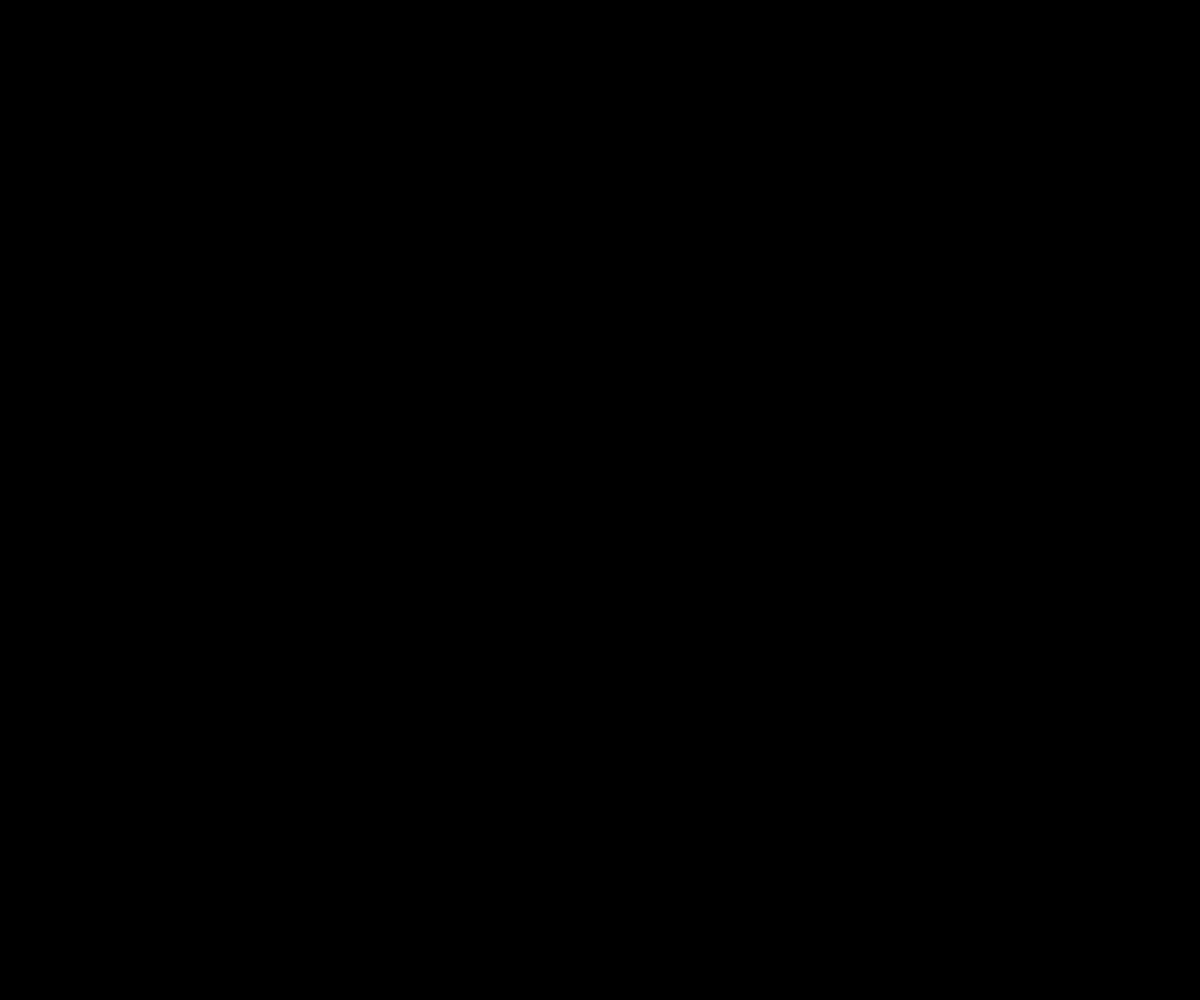
Frame 1 (no input)
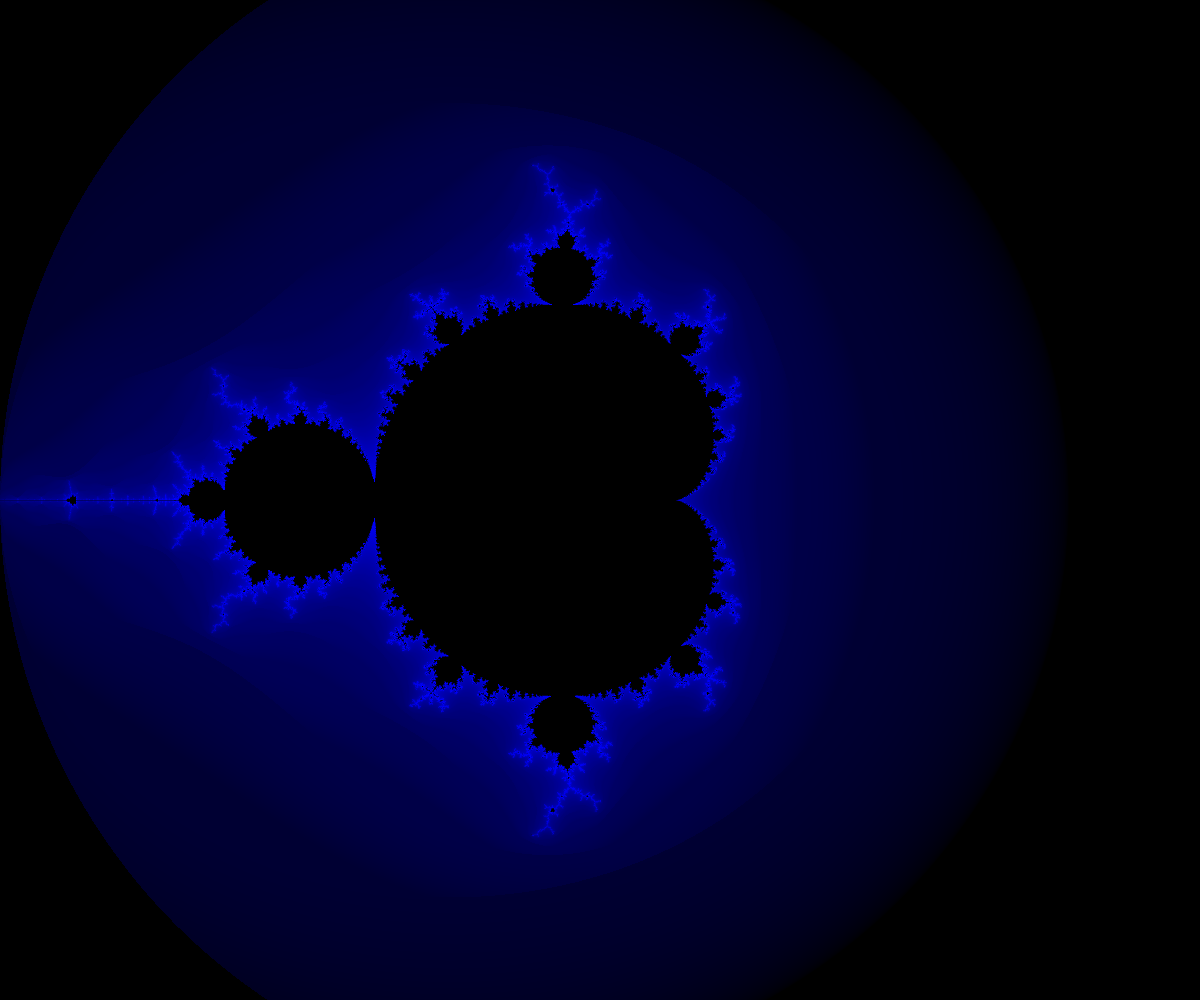
Frame 60 (no input)
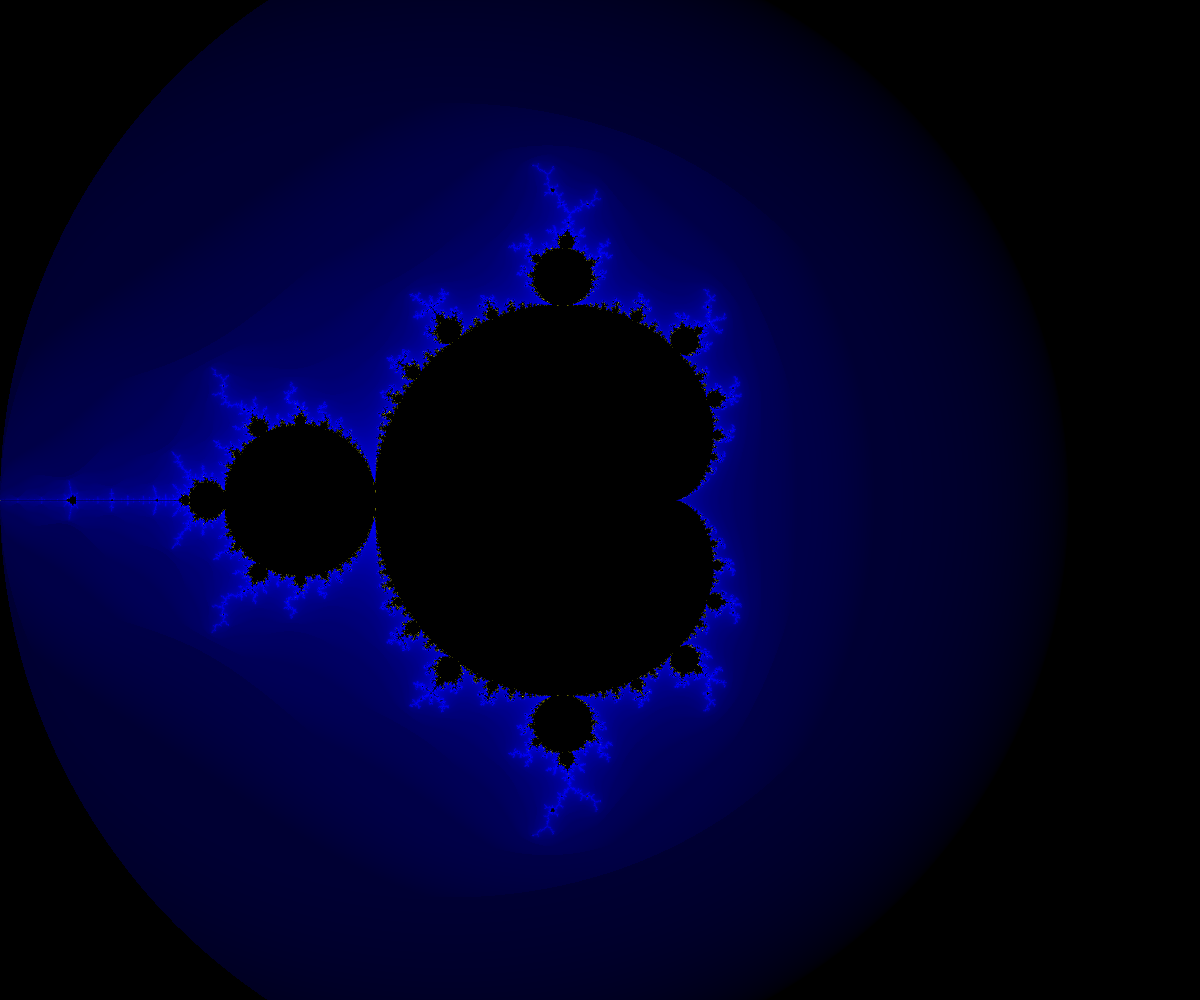
Frame 120 (the mouse pressed at the canvas centre since frame 60)

The p5.js sketch that drew these frames (run headless with seeded random() and noise() and a simulated clock; from frame 60 on, the mouse is pressed at the canvas centre):

// p5.js sketch
// ── sketch.js
//	MandljevKruh

var risalnaPovrsinaX = window.innerWidth;
var risalnaPovrsinaY = window.innerHeight;
//var risalnaPovrsinaX = 640;
//var risalnaPovrsinaY = 360;
var zacetniObseg = 2;

var scalingY = risalnaPovrsinaY / risalnaPovrsinaX;
var maxPonovitev = 500;
var ponovitev = 0;
var vrednosti;
var niCez;
var zoom = 1;
var dispX = 0;
var dispY = 0;
var sprememba = 0;
var ostPikslov;
var vsehPikslov;
var buffPodpiksli;
var pi = Math.pi;

function setup() {
	
	createCanvas(risalnaPovrsinaX, risalnaPovrsinaY);
	background(0, 0, 0);
	vsehPikslov = width * height;
	ostPikslov = vsehPikslov;
	ponovitev = 0;
	pixelDensity(1);
	
	buffPodpiksli = new ArrayBuffer(12 * vsehPikslov);
	
	vrednosti = new Array(width);
	podpiksli = new Uint8ClampedArray(buffPodpiksli);
	niCez = new Array(width);
	
	for (var i = 0; i < width; i++) {
		
		vrednosti[i] = new Array(height);
		niCez[i] = new Array(height);
		
		for (var j = 0; j < height; j++) {
			
			vrednosti[i][j] = [0, 0, 0, 0, 0, 0, 0, 0];
			niCez[i][j] = [true, true, true, true, true];
		}
	}
	
	loadPixels();
	print("Resolucija slike: " + width + " * " + height + ", zoom: " + zoom + ", dispX: " + dispX + ", dispY: " + dispY);
}

function draw() {
	
	if (sprememba != 0) {
		
		background(0, 0, 0);
		ponovitev = 0;
		
		dispX = mapajXNaPovrsino(mouseX, 1);
		dispY = mapajYNaPovrsino(mouseY, 1);
		
		if (sprememba == 2) {
			zoom *= 0.5;
		}
		else if (sprememba == 1) {
			zoom *= 2;
		}
		
		print("Zoom: " + zoom + ", dispX: " + dispX + ", dispY: " + dispY);
		
		for (var x = 0; x < width; x++) {
			for (var y = 0; y < height; y++) {
				
				vrednosti[x][y] = [0, 0, 0, 0, 0, 0, 0, 0];
				niCez[x][y] = [true, true, true, true, true];
			}
		}
		
		for (var i = 0; i < 12 * vsehPikslov; i++) {
			
			podpiksli[i] = 0;
		}
		
		sprememba = 0;
		ostPikslov = vsehPikslov;
	}
	
	for (var x = 0; x < width; x++) {
		for (var y = 0; y < height; y++) {
			if (niCez[x][y][4]) {
				
				iteracija(x, y);
			}
		}
	}
	
	ponovitev++;
	
	updatePixels();
	print("Ponovitev: " + ponovitev + ", preostanek pikslov: " + ostPikslov + " od " + vsehPikslov  + " - " + (100 * ostPikslov / vsehPikslov) + " %");
	
	if (ponovitev >= maxPonovitev) {
		
		noLoop();
	}
}

function mouseWheel (event) {
	
	if (event.delta > 1) {
		
		sprememba = 2;
		print("Zoom /2");
	}
	
	else {
		
		sprememba = 1;
		print("Zoom *2");
	}
	
	loop();
	
	return false;
}


function mapajXNaPovrsino (vrednost, faktor) {
	
	return map(vrednost, 0, width * faktor, -zacetniObseg / zoom + dispX, zacetniObseg / zoom + dispX);
}

function mapajYNaPovrsino (vrednost, faktor) {
	
	return map(vrednost, 0, height * faktor, zacetniObseg * scalingY / zoom + dispY, -zacetniObseg * scalingY / zoom + dispY);
}

function mandelbriraj (objekt, idx, c, d) {
	
	var tempA = objekt[idx] * objekt[idx] - objekt[idx + 1] * objekt[idx + 1];
	var tempB = 2 * objekt[idx] * objekt[idx + 1];

	objekt[idx] = tempA + c;
	objekt[idx + 1] = tempB + d;
}

function intRdece (x) {
	
	if (x <= 1) {
		
		return 0;
	}
	else if (x <= 2) {
		
		return 192 * (0.5 * cos(x * pi) + 0.5);
	}
	else if (x <= 3) {
		
		return 192 + 63 * (x - 2);
	}
	else {
		return 255;
	}
}

function intZelene (x) {
	
	if (x <= 1) {
		
		return 0;
	}
	else if (x <= 2) {
		
		return 192 * (0.5 * cos(x * pi) + 0.5);
	}
	else if (x <= 3) {
		
		return 192 + 63 * (x - 2);
	}
	else {
		return 255;
	}
}

function intModre (x) {
	
	if (x <= 1) {
		
		return 255 * sqrt(-x * (x - 2));
	}
	else if (x <= 3) {
		
		return 255 * (0.5 * cos((x - 1) * pi) + 0.5);
	}
	else {
		
		return 255;
	}
}

function iteracija (x, y) {
	
	var idPiksla = 4 * (y * width + x);
	var prev = [[0, 0], [0, 0], [0, 0], [0, 0]];
	
	for (var i = 0; i < 4; i++) {
		
		prev[i][0] = vrednosti[x][y][2 * i];
		prev[i][1] = vrednosti[x][y][2 * i + 1];
	}
	
	for (var i = 0; i < 2; i++) {
		for (var j = 0; j < 2; j++) {
			if (niCez[2 * i + j]) {
				
				var c = mapajXNaPovrsino(x + 0.5 * j, 1);
				var d = mapajYNaPovrsino(y + 0.5 * i, 1);
				var idx = 2 * (2 * i + j);
				
				mandelbriraj(vrednosti[x][y], idx, c, d);
				var trenutnaVrednost =
					vrednosti[x][y][idx] *
					vrednosti[x][y][idx] +
					vrednosti[x][y][idx + 1] *
					vrednosti[x][y][idx + 1];
				
				if (trenutnaVrednost >= 4) {
					
					if (trenutnaVrednost > 16) {
						trenutnaVrednost = 16;
					}
					
					niCez[x][y][2 * i + j] = false;
					
					intenzivnost = map (trenutnaVrednost, 16, 4, ponovitev - 1, ponovitev);
					intenzivnost /= maxPonovitev / 10;
					
					podpiksli[12 * (x + y * width) + 6 * i + 3 * j] = intRdece(intenzivnost);
					podpiksli[12 * (x + y * width) + 6 * i + 3 * j + 1] = intZelene(intenzivnost);
					podpiksli[12 * (x + y * width) + 6 * i + 3 * j + 2] = intModre(intenzivnost);
				}
				else if ((prev[2 * i + j][0] - vrednosti[x][y][idx]) ** 2 < 0.00001 && (prev[2 * i + j][1] - vrednosti[x][y][idx + 1]) ** 2 < 0.00001) {
					
					niCez[x][y][2 * i + j] = false;
				}
			}
		}
	}
	
	if (!niCez[x][y][0] && !niCez[x][y][1] && !niCez[x][y][2] && !niCez[x][y][3]) {
		niCez[x][y][4] = false;
		ostPikslov--;
	}
	
	var avgR = 0;
	var avgG = 0;
	var avgB = 0;
	
	for (var i = 0; i < 4; i++) {
		
		avgR += podpiksli[12 * (x + y * width) + 3 * i];
		avgG += podpiksli[12 * (x + y * width) + 3 * i + 1];
		avgB += podpiksli[12 * (x + y * width) + 3 * i + 2];
	}
	
	avgR /= 4;
	avgG /= 4;
	avgB /= 4;
	
	pixels[idPiksla] = avgR;
	pixels[idPiksla + 1] = avgG;
	pixels[idPiksla + 2] = avgB;
	pixels[idPiksla + 3] = 255
	
}
